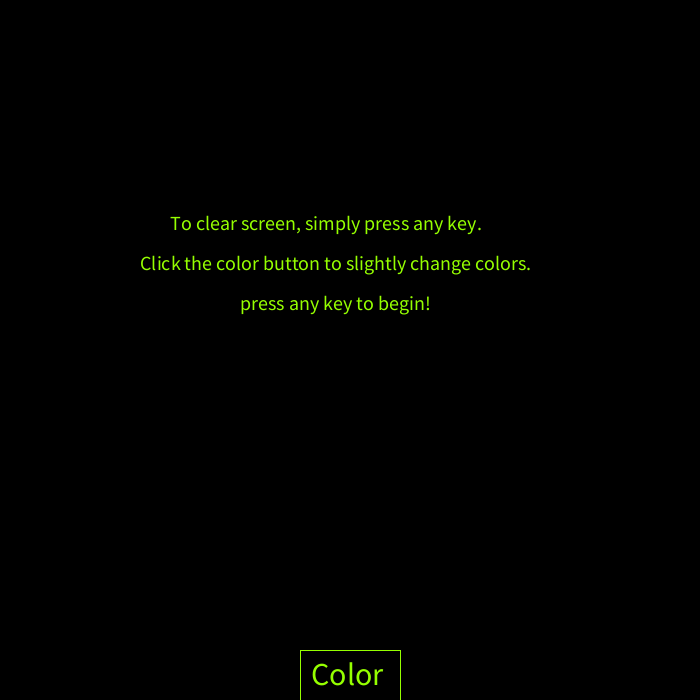
Frame 1 (no input)
Frame 60 (the mouse pressed at the canvas centre just before this capture): identical to frame 1, image omitted
Frame 120 (the mouse held since frame 60 and released just before this capture): identical to frame 1, image omitted

The Processing sketch that drew this single still picture (run headless with seeded random() and noise(); from frame 60 on, the mouse is pressed at the canvas centre):

// Processing sketch: processing_86185
// ── processing_86185.pde

int blue = 60;
  int green = 130;
  int mouse = 0;
  int q = 0;
  boolean start = false;
  void setup(){
  textSize(20);
  size(700,700);
  background(0);
  colorMode(HSB);
  noFill();
  stroke(60,255,255);
  rect(300,650,100,50);
  if(mouseX > 250){
  fill(130,255,255);
    }
    else{
      fill(60,255,255);
    }
  text("To clear screen, simply press any key.", 170 , 230);
  text("Click the color button to slightly change colors.", 140, 270);
  text("press any key to begin!", 240 , 310);
  textSize(32);
  text("Color", 311, 685); 
  
}
void draw(){
  if((start == false) && (keyPressed == true)){
    background(0);
    start = true;
  } 
  noFill();
  if(mouseX < 350){
    stroke(green,255,255);
  }
  else{
    stroke(blue,255,255);
  }
  if((mousePressed == true) && (mouseY < 640) && (mouseY > 60) && (mouseX < 640) && (mouseX > 60) && (start == true)){
    mouse = 20;
  }
  else{
    mouse = 0;
  }
  if(keyPressed == true){
    background(0);
    rect(300,650,100,50);
    if(mouseX > 250){
    fill(130,255,255);
    }
    else{
      fill(60,255,255);
    }
    textSize(32);
    text("Color", 311, 685);
  }
  if((mouseY > 640) && ((mouseX > 300) && (mouseX < 400)) && (mousePressed == true) && (start == true)){
    if((blue<255) && (green<255)){
    blue = blue + 20;
    green = green + 20;
    }
    else{
      blue = 60;
      green = 130;
    }
  }  
 translate(350,350);
  ellipse(mouseX-350,mouseY-350,mouse,mouse);
  ellipse(-mouseX+350,mouseY-350,mouse,mouse);
}
